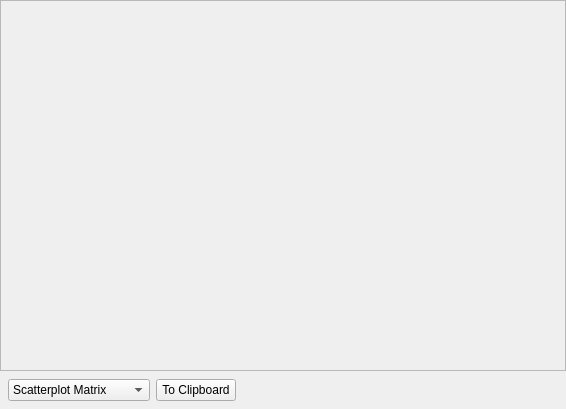
<?xml version="1.0" encoding="UTF-8"?>
<ui version="4.0">
 <class>Expose</class>
 <widget class="QWidget" name="Expose">
  <property name="geometry">
   <rect>
    <x>0</x>
    <y>0</y>
    <width>566</width>
    <height>409</height>
   </rect>
  </property>
  <property name="windowTitle">
   <string>Form</string>
  </property>
  <layout class="QGridLayout" name="gridLayout" rowstretch="1,0">
   <property name="margin">
    <number>0</number>
   </property>
   <property name="spacing">
    <number>0</number>
   </property>
   <item row="0" column="0">
    <widget class="QScrollArea" name="scrollArea">
     <property name="verticalScrollBarPolicy">
      <enum>Qt::ScrollBarAlwaysOff</enum>
     </property>
     <property name="horizontalScrollBarPolicy">
      <enum>Qt::ScrollBarAlwaysOff</enum>
     </property>
     <property name="widgetResizable">
      <bool>true</bool>
     </property>
     <widget class="QWidget" name="scrollAreaWidgetContents">
      <property name="geometry">
       <rect>
        <x>0</x>
        <y>0</y>
        <width>564</width>
        <height>371</height>
       </rect>
      </property>
      <layout class="QHBoxLayout" name="horizontalLayout">
       <property name="spacing">
        <number>0</number>
       </property>
       <property name="margin">
        <number>0</number>
       </property>
       <item>
        <widget class="QLabel" name="display">
         <property name="text">
          <string/>
         </property>
        </widget>
       </item>
      </layout>
     </widget>
    </widget>
   </item>
   <item row="1" column="0">
    <widget class="QWidget" name="widget" native="true">
     <layout class="QHBoxLayout" name="horizontalLayout_2" stretch="0,0,3">
      <property name="margin">
       <number>8</number>
      </property>
      <item>
       <widget class="QComboBox" name="typeCombo">
        <item>
         <property name="text">
          <string>Scatterplot Matrix</string>
         </property>
        </item>
        <item>
         <property name="text">
          <string>Parallel Coordinates</string>
         </property>
        </item>
        <item>
         <property name="text">
          <string>Radial Graphs</string>
         </property>
        </item>
        <item>
         <property name="text">
          <string>Andrews Plots</string>
         </property>
        </item>
       </widget>
      </item>
      <item>
       <widget class="QPushButton" name="clipboardButton">
        <property name="text">
         <string>To Clipboard</string>
        </property>
       </widget>
      </item>
      <item>
       <widget class="QLabel" name="status">
        <property name="text">
         <string/>
        </property>
        <property name="alignment">
         <set>Qt::AlignLeading|Qt::AlignLeft|Qt::AlignVCenter</set>
        </property>
       </widget>
      </item>
     </layout>
    </widget>
   </item>
  </layout>
 </widget>
 <resources/>
 <connections/>
</ui>
